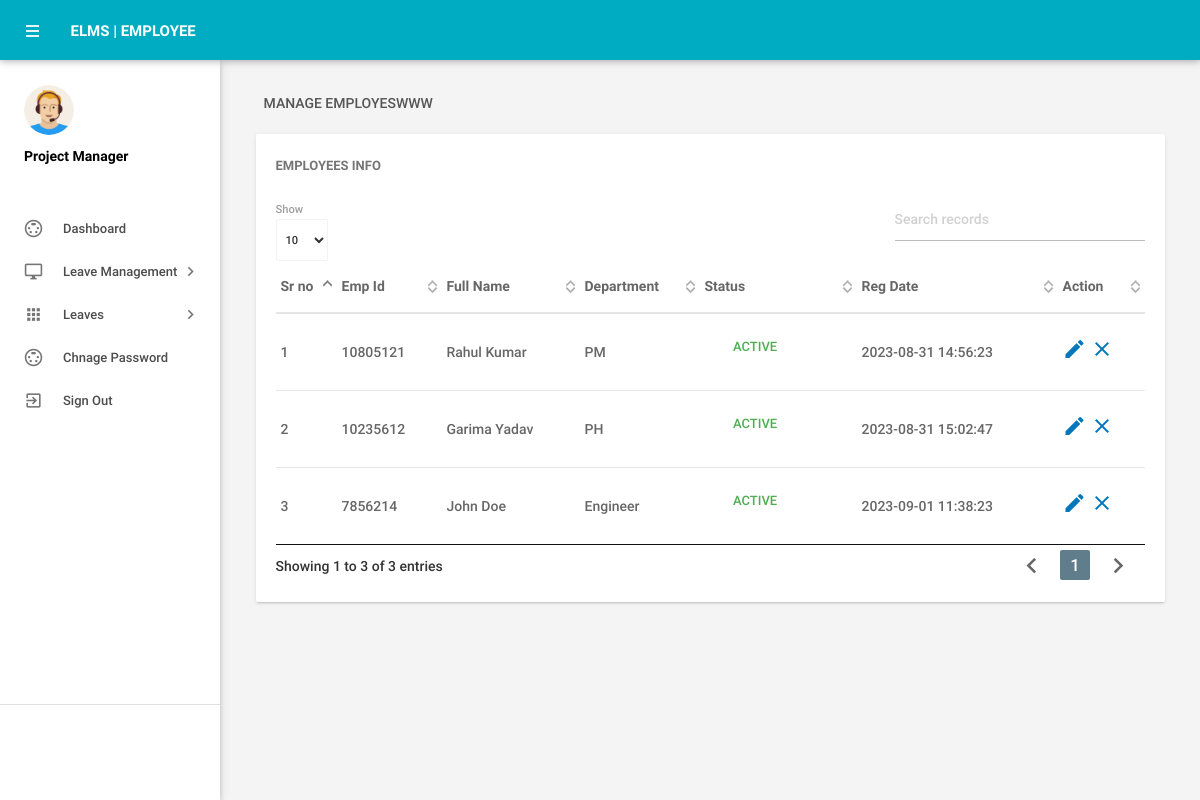
Page /pm/manageemployee.php (signed in) on the committed database.
### tables this page shows
CREATE TABLE `tblemployees` (
  `id` int(11) NOT NULL,
  `EmpId` varchar(100) NOT NULL,
  `FirstName` varchar(150) DEFAULT NULL,
  `LastName` varchar(150) DEFAULT NULL,
  `EmailId` varchar(200) DEFAULT NULL,
  `Password` varchar(180) DEFAULT NULL,
  `Gender` varchar(100) DEFAULT NULL,
  `Dob` varchar(100) DEFAULT NULL,
  `Department` varchar(255) DEFAULT NULL,
  `Address` varchar(255) DEFAULT NULL,
  `City` varchar(200) DEFAULT NULL,
  `Country` varchar(150) DEFAULT NULL,
  `Phonenumber` char(11) DEFAULT NULL,
  `Status` int(1) DEFAULT NULL,
  `RegDate` timestamp NULL DEFAULT current_timestamp()
);

### pm/manageemployee.php (the view, shortened to what this page needs)
<?php
include('includes/config.php');
if(strlen($_SESSION['alogin'])==0)
    {
header('location:index.php');
}
else{
 ?>
<!DOCTYPE html>
<html lang="en">
    <head>
        <link type="text/css" rel="stylesheet" href="../assets/plugins/materialize/css/materialize.min.css"/>
        <link href="../assets/plugins/material-preloader/css/materialPreloader.min.css" rel="stylesheet">
        <link href="../assets/plugins/datatables/css/jquery.dataTables.min.css" rel="stylesheet">
        <link href="../assets/css/alpha.min.css" rel="stylesheet" type="text/css"/>
        <link href="../assets/css/custom.css" rel="stylesheet" type="text/css"/>
    </head>
    <body>
       <?php include('includes/header.php');?>
       <?php include('includes/sidebar.php');?>
            <main class="mn-inner">
                <div class="row">
                    <div class="col s12">
                        <div class="page-title">Manage EmployesWWW</div>
                    </div>
                    <div class="col s12 m12 l12">
                        <div class="card">
                            <div class="card-content">
                                <span class="card-title">Employees Info</span>
                                <table id="example" class="display responsive-table ">
                                    <thead>
                                        <tr>
                                            <th>Sr no</th>
                                            <th>Emp Id</th>
                                            <th>Full Name</th>
                                            <th>Department</th>
                                             <th>Status</th>
                                             <th>Reg Date</th>
                                            <th>Action</th>
                                        </tr>
                                    </thead>
                                    <tbody>
<?php $sql = "SELECT EmpId,FirstName,LastName,Department,Status,RegDate,id from  tblemployees";
$query = $dbh -> prepare($sql);
$query->execute();
$results=$query->fetchAll(PDO::FETCH_OBJ);
$cnt=1;
if($query->rowCount() > 0)
{
foreach($results as $result)
{               ?>
                                        <tr>
                                            <td> <?php echo htmlentities($cnt);?></td>
                                            <td><?php echo htmlentities($result->EmpId);?></td>
                                            <td><?php echo htmlentities($result->FirstName);?>&nbsp;<?php echo htmlentities($result->LastName);?></td>
                                            <td><?php echo htmlentities($result->Department);?></td>
                                             <td><?php $stats=$result->Status;
if($stats){
                                             ?>
                                                 <a class="waves-effect waves-green btn-flat m-b-xs">Active</a>
                                                 <?php } else { ?>
                                                 <a class="waves-effect waves-red btn-flat m-b-xs">Inactive</a>
                                                 <?php } ?>
                                             </td>
                                              <td><?php echo htmlentities($result->RegDate);?></td>
                                            <td><a href="editemployee.php?empid=<?php echo htmlentities($result->id);?>"><i class="material-icons">mode_edit</i></a>
                                        <?php if($result->Status==1)
 {?>
<a href="manageemployee.php?inid=<?php echo htmlentities($result->id);?>" onclick="return confirm('Are you sure you want to inactive this Employe?');"" > <i class="material-icons" title="Inactive">clear</i>
<?php } else {?>
                                            <a href="manageemployee.php?id=<?php echo htmlentities($result->id);?>" onclick="return confirm('Are you sure you want to active this employee?');""><i class="material-icons" title="Active">done</i>
                                            <?php } ?> </td>
                                        </tr>
                                         <?php $cnt++;} }?>
                                    </tbody>
                                </table>
                            </div>
                        </div>
                    </div>
                </div>
            </main>
        </div>
        <div class="left-sidebar-hover"></div>
    </body>
</html>
<?php } ?>

### rows in the picture
tblemployees: EmpId "10805121", FirstName "Rahul", LastName "Kumar", Department "PM", Status "ACTIVE", RegDate "2023-08-31 14:56:23"
tblemployees: EmpId "10235612", FirstName "Garima", LastName "Yadav", Department "PH", Status "ACTIVE", RegDate "2023-08-31 15:02:47"
tblemployees: EmpId "7856214", FirstName "John", LastName "Doe", Department "Engineer", Status "ACTIVE", RegDate "2023-09-01 11:38:23"
